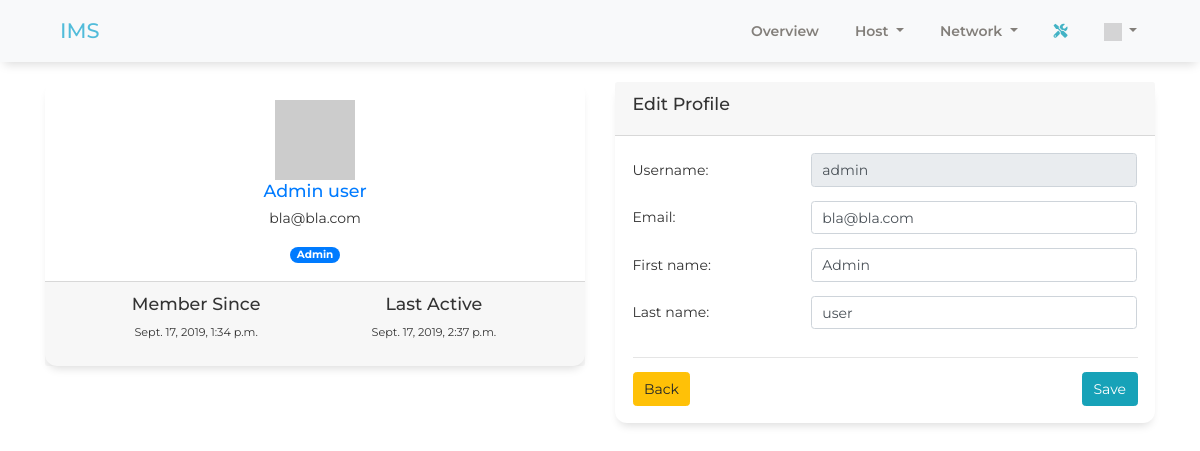
Page /profile/admin (signed in) on the earlier database version.
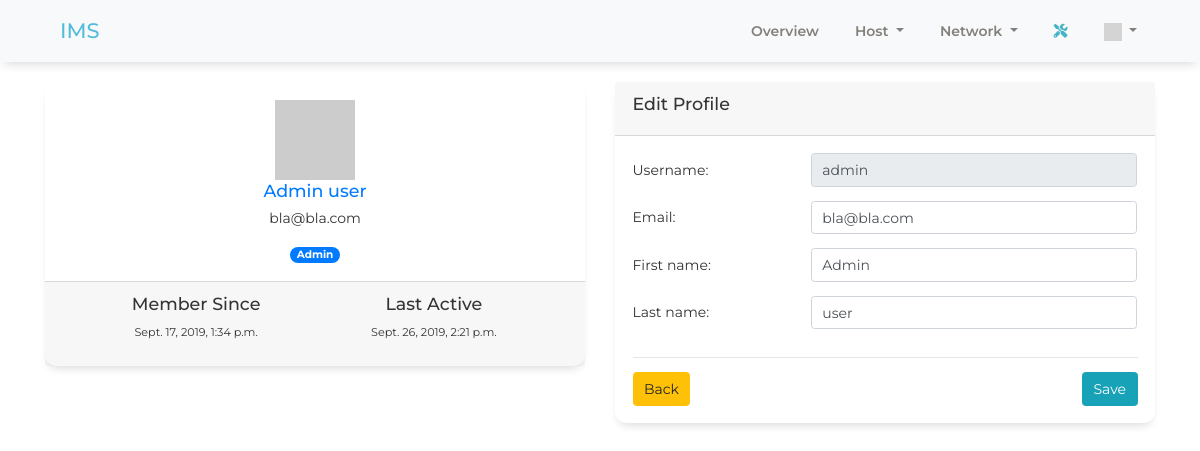
Same page on the later database version.
### account/models.py (models this page shows, shortened)
class Account(AbstractUser):
    ROLE_CHOICES = (
        (1, 'Member'),
        (2, 'Admin'),
    )
    class Meta:
        db_table = 'accounts'
    email = models.EmailField(unique=True)
    username = models.CharField(max_length=40, unique=True)
    first_name = models.CharField(max_length=40, blank=True)
    last_name = models.CharField(max_length=40, blank=True)
    avatar_hash = models.CharField(max_length=140, blank=True)
    is_superuser = models.BooleanField(default=False)
    is_active = models.BooleanField(default=False)
    role = models.PositiveSmallIntegerField(choices=ROLE_CHOICES, default=1)
    objects = AccountManager()
    USERNAME_FIELD = 'username'
    REQUIRED_FIELDS = ['email']
    def get_full_name(self):
        if self.first_name:
            return ' '.join([self.first_name, self.last_name])
        else:
            return self.email
    def gravatar(self, size=100, default='identicon', rating='g'):
        url = 'https://secure.gravatar.com/avatar'
        hash = self.avatar_hash or self.gravatar_hash()
        return '{url}/{hash}?s={size}&d={default}&r={rating}'.format(
            url=url, hash=hash, size=size, default=default, rating=rating)
    def get_role(self):
        return self.get_role_display()

### account/views.py (the view, shortened to what this page needs)
# urls.py: url(r'^profile/(?P<username>[\w-]+)$', view=ProfileView.as_view(), name='profile'),
class ProfileView(UpdateView):
    model = Account
    form_class = ProfileForm
    template_name = 'profile/user.html'
    def get_object(self, **kwargs):
        self.username = self.kwargs.get("username")
        if self.username is None:
            raise Http404
        return get_object_or_404(Account, username__iexact=self.username)

### account/forms.py
class ProfileForm(forms.ModelForm):
    username = forms.CharField(disabled=True, widget=TextInput(attrs={'class': 'form-control'}))
    email = forms.EmailField(widget=EmailInput(attrs={'class': 'form-control'}))
    first_name = forms.CharField(required=False, widget=TextInput(attrs={'class': 'form-control'}))
    last_name = forms.CharField(required=False, widget=TextInput(attrs={'class': 'form-control'}))
    class Meta:
        model = Account
        fields = ['username', 'email', 'first_name', 'last_name']

### templates/profile/user.html (shortened to what this page needs)
{% extends 'layout.html' %}
{% block body %}
<div class="content">
  <div class="row">
    <div class="col-md-6">
      <div class="card text-center">
        <div class="card-body">
          <div class="author">
            <a href="#">
              <img class="avatar border-gray" src="{{ user.gravatar }}">
              <h5 class="title">{{ user.get_full_name }}</h5>
            </a>
            <p class="description">
              {{ user.email }}
            </p>
            <span class="badge badge-pill badge-primary">{{ user.get_role }}</span>
          </div>
        </div>
        <div class="card-footer">
          <div class="button-container">
            <div class="row">
              <div class="col-lg-4 col-md-6 col-6 ml-auto">
                <h5>Member Since</h5>
                <p><small>{{ user.date_joined }}</small></p>
              </div>
              <div class="col-lg-4 col-md-6 col-6 ml-auto mr-auto">
                <h5>Last Active</h5>
                <p><small>{{ user.last_login }}</small></p>
              </div>
            </div>
          </div>
        </div>
      </div>
    </div>
    <div class="col-md-6">
      <div class="card">
        <div class="card-header">
          <h5 class="card-title">Edit Profile</h5>
        </div>
        <div class="card-body">
          <form class="form-horizontal" method="post">
              {% include "_macros.html" %}
            <hr>
            <a class="btn btn-warning btn-round float-left" href="javascript:history.back()">Back</a>
            <button class="btn btn-info btn-round float-right" type="submit">Save</button>
          </form>
        </div>
      </div>
    </div>
  </div>
</div>
{% endblock %}

### templates/_macros.html (shortened to what this page needs)
{% for field in form %}
<div class="row">
	<label class="col-md-4 col-form-label">
    {{ field.label }}:
  </label>
  <div class="col-md-8">
  {% if field.errors %}
    <div class="form-group has-label has-danger text-danger">
      {{ field }}
      <label id="error" class="error">{{ field.errors }}</label>
  {% else %}
    <div class="form-group has-label">
      {{ field }}
  {% endif %}
    </div>
  </div>
</div>
{% endfor %}

Differences in the rows shown:
changed Account "Admin user": last_login "Sept. 17, 2019, 2:37 p.m." → "Sept. 26, 2019, 2:21 p.m."
